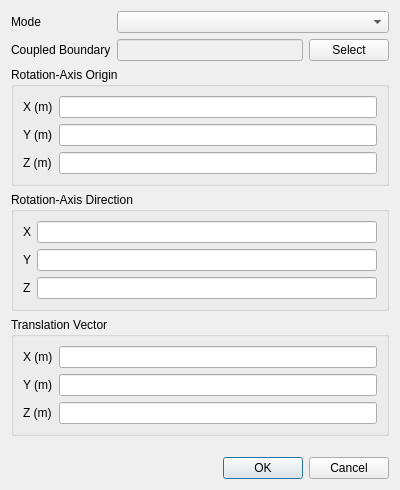
<?xml version="1.0" encoding="UTF-8"?>
<ui version="4.0">
 <class>InterfaceDialog</class>
 <widget class="QDialog" name="InterfaceDialog">
  <property name="geometry">
   <rect>
    <x>0</x>
    <y>0</y>
    <width>400</width>
    <height>475</height>
   </rect>
  </property>
  <property name="minimumSize">
   <size>
    <width>400</width>
    <height>0</height>
   </size>
  </property>
  <property name="windowTitle">
   <string>Interface Boundary Condition</string>
  </property>
  <layout class="QVBoxLayout" name="verticalLayout">
   <item>
    <widget class="QWidget" name="widget" native="true">
     <layout class="QFormLayout" name="formLayout">
      <property name="leftMargin">
       <number>0</number>
      </property>
      <property name="topMargin">
       <number>0</number>
      </property>
      <property name="rightMargin">
       <number>0</number>
      </property>
      <property name="bottomMargin">
       <number>0</number>
      </property>
      <item row="0" column="0">
       <widget class="QLabel" name="label">
        <property name="text">
         <string>Mode</string>
        </property>
       </widget>
      </item>
      <item row="0" column="1">
       <widget class="EnumComboBox" name="mode"/>
      </item>
      <item row="1" column="0">
       <widget class="QLabel" name="label_2">
        <property name="text">
         <string>Coupled Boundary</string>
        </property>
       </widget>
      </item>
      <item row="1" column="1">
       <widget class="QWidget" name="widget_3" native="true">
        <layout class="QHBoxLayout" name="horizontalLayout">
         <property name="leftMargin">
          <number>0</number>
         </property>
         <property name="topMargin">
          <number>0</number>
         </property>
         <property name="rightMargin">
          <number>0</number>
         </property>
         <property name="bottomMargin">
          <number>0</number>
         </property>
         <item>
          <widget class="QLineEdit" name="coupledBoundary">
           <property name="enabled">
            <bool>false</bool>
           </property>
          </widget>
         </item>
         <item>
          <widget class="QPushButton" name="select">
           <property name="text">
            <string>Select</string>
           </property>
          </widget>
         </item>
        </layout>
       </widget>
      </item>
     </layout>
    </widget>
   </item>
   <item>
    <widget class="QWidget" name="rotationalPeriodic" native="true">
     <layout class="QVBoxLayout" name="verticalLayout_3">
      <property name="leftMargin">
       <number>0</number>
      </property>
      <property name="topMargin">
       <number>0</number>
      </property>
      <property name="rightMargin">
       <number>0</number>
      </property>
      <property name="bottomMargin">
       <number>0</number>
      </property>
      <item>
       <widget class="QGroupBox" name="groupBox_2">
        <property name="title">
         <string>Rotation-Axis Origin</string>
        </property>
        <layout class="QFormLayout" name="formLayout_3">
         <item row="0" column="0">
          <widget class="QLabel" name="label_6">
           <property name="text">
            <string>X (m)</string>
           </property>
          </widget>
         </item>
         <item row="0" column="1">
          <widget class="QLineEdit" name="rotationAxisX">
           <property name="sizePolicy">
            <sizepolicy hsizetype="Expanding" vsizetype="Fixed">
             <horstretch>0</horstretch>
             <verstretch>0</verstretch>
            </sizepolicy>
           </property>
          </widget>
         </item>
         <item row="1" column="0">
          <widget class="QLabel" name="label_7">
           <property name="text">
            <string>Y (m)</string>
           </property>
          </widget>
         </item>
         <item row="1" column="1">
          <widget class="QLineEdit" name="rotationAxisY">
           <property name="sizePolicy">
            <sizepolicy hsizetype="Expanding" vsizetype="Fixed">
             <horstretch>0</horstretch>
             <verstretch>0</verstretch>
            </sizepolicy>
           </property>
          </widget>
         </item>
         <item row="2" column="0">
          <widget class="QLabel" name="label_8">
           <property name="text">
            <string>Z (m)</string>
           </property>
          </widget>
         </item>
         <item row="2" column="1">
          <widget class="QLineEdit" name="rotationAxisZ">
           <property name="sizePolicy">
            <sizepolicy hsizetype="Expanding" vsizetype="Fixed">
             <horstretch>0</horstretch>
             <verstretch>0</verstretch>
            </sizepolicy>
           </property>
          </widget>
         </item>
        </layout>
       </widget>
      </item>
      <item>
       <widget class="QGroupBox" name="groupBox_3">
        <property name="title">
         <string>Rotation-Axis Direction</string>
        </property>
        <layout class="QFormLayout" name="formLayout_4">
         <item row="0" column="0">
          <widget class="QLabel" name="label_9">
           <property name="text">
            <string>X</string>
           </property>
          </widget>
         </item>
         <item row="0" column="1">
          <widget class="QLineEdit" name="rotationDirectionX">
           <property name="sizePolicy">
            <sizepolicy hsizetype="Expanding" vsizetype="Fixed">
             <horstretch>0</horstretch>
             <verstretch>0</verstretch>
            </sizepolicy>
           </property>
          </widget>
         </item>
         <item row="1" column="0">
          <widget class="QLabel" name="label_10">
           <property name="text">
            <string>Y</string>
           </property>
          </widget>
         </item>
         <item row="1" column="1">
          <widget class="QLineEdit" name="rotationDirectionY">
           <property name="sizePolicy">
            <sizepolicy hsizetype="Expanding" vsizetype="Fixed">
             <horstretch>0</horstretch>
             <verstretch>0</verstretch>
            </sizepolicy>
           </property>
          </widget>
         </item>
         <item row="2" column="0">
          <widget class="QLabel" name="label_11">
           <property name="text">
            <string>Z</string>
           </property>
          </widget>
         </item>
         <item row="2" column="1">
          <widget class="QLineEdit" name="rotationDirectionZ">
           <property name="sizePolicy">
            <sizepolicy hsizetype="Expanding" vsizetype="Fixed">
             <horstretch>0</horstretch>
             <verstretch>0</verstretch>
            </sizepolicy>
           </property>
          </widget>
         </item>
        </layout>
       </widget>
      </item>
     </layout>
    </widget>
   </item>
   <item>
    <widget class="QWidget" name="dialogContents" native="true">
     <layout class="QVBoxLayout" name="verticalLayout_5">
      <property name="leftMargin">
       <number>0</number>
      </property>
      <property name="topMargin">
       <number>0</number>
      </property>
      <property name="rightMargin">
       <number>0</number>
      </property>
      <item>
       <widget class="QWidget" name="translationalPeriodic" native="true">
        <layout class="QVBoxLayout" name="verticalLayout_2">
         <property name="leftMargin">
          <number>0</number>
         </property>
         <property name="topMargin">
          <number>0</number>
         </property>
         <property name="rightMargin">
          <number>0</number>
         </property>
         <property name="bottomMargin">
          <number>0</number>
         </property>
         <item>
          <widget class="QGroupBox" name="groupBox">
           <property name="title">
            <string>Translation Vector</string>
           </property>
           <layout class="QFormLayout" name="formLayout_6">
            <item row="0" column="0">
             <widget class="QLabel" name="label_15">
              <property name="text">
               <string>X (m)</string>
              </property>
             </widget>
            </item>
            <item row="0" column="1">
             <widget class="QLineEdit" name="translationVectorX">
              <property name="sizePolicy">
               <sizepolicy hsizetype="Expanding" vsizetype="Fixed">
                <horstretch>0</horstretch>
                <verstretch>0</verstretch>
               </sizepolicy>
              </property>
             </widget>
            </item>
            <item row="1" column="0">
             <widget class="QLabel" name="label_16">
              <property name="text">
               <string>Y (m)</string>
              </property>
             </widget>
            </item>
            <item row="1" column="1">
             <widget class="QLineEdit" name="translationVectorY">
              <property name="sizePolicy">
               <sizepolicy hsizetype="Expanding" vsizetype="Fixed">
                <horstretch>0</horstretch>
                <verstretch>0</verstretch>
               </sizepolicy>
              </property>
             </widget>
            </item>
            <item row="2" column="0">
             <widget class="QLabel" name="label_17">
              <property name="text">
               <string>Z (m)</string>
              </property>
             </widget>
            </item>
            <item row="2" column="1">
             <widget class="QLineEdit" name="translationVectorZ">
              <property name="sizePolicy">
               <sizepolicy hsizetype="Expanding" vsizetype="Fixed">
                <horstretch>0</horstretch>
                <verstretch>0</verstretch>
               </sizepolicy>
              </property>
             </widget>
            </item>
           </layout>
          </widget>
         </item>
        </layout>
       </widget>
      </item>
      <item>
       <widget class="QWidget" name="widget_2" native="true">
        <layout class="QVBoxLayout" name="verticalLayout_4">
         <property name="leftMargin">
          <number>0</number>
         </property>
         <property name="topMargin">
          <number>0</number>
         </property>
         <property name="rightMargin">
          <number>0</number>
         </property>
         <property name="bottomMargin">
          <number>0</number>
         </property>
        </layout>
       </widget>
      </item>
     </layout>
    </widget>
   </item>
   <item>
    <widget class="QDialogButtonBox" name="buttonBox">
     <property name="orientation">
      <enum>Qt::Horizontal</enum>
     </property>
     <property name="standardButtons">
      <set>QDialogButtonBox::Cancel|QDialogButtonBox::Ok</set>
     </property>
    </widget>
   </item>
  </layout>
 </widget>
 <customwidgets>
  <customwidget>
   <class>EnumComboBox</class>
   <extends>QComboBox</extends>
   <header>widgets.enum_combo_box</header>
  </customwidget>
 </customwidgets>
 <resources/>
 <connections>
  <connection>
   <sender>buttonBox</sender>
   <signal>accepted()</signal>
   <receiver>InterfaceDialog</receiver>
   <slot>accept()</slot>
   <hints>
    <hint type="sourcelabel">
     <x>248</x>
     <y>254</y>
    </hint>
    <hint type="destinationlabel">
     <x>157</x>
     <y>274</y>
    </hint>
   </hints>
  </connection>
  <connection>
   <sender>buttonBox</sender>
   <signal>rejected()</signal>
   <receiver>InterfaceDialog</receiver>
   <slot>reject()</slot>
   <hints>
    <hint type="sourcelabel">
     <x>316</x>
     <y>260</y>
    </hint>
    <hint type="destinationlabel">
     <x>286</x>
     <y>274</y>
    </hint>
   </hints>
  </connection>
 </connections>
</ui>
